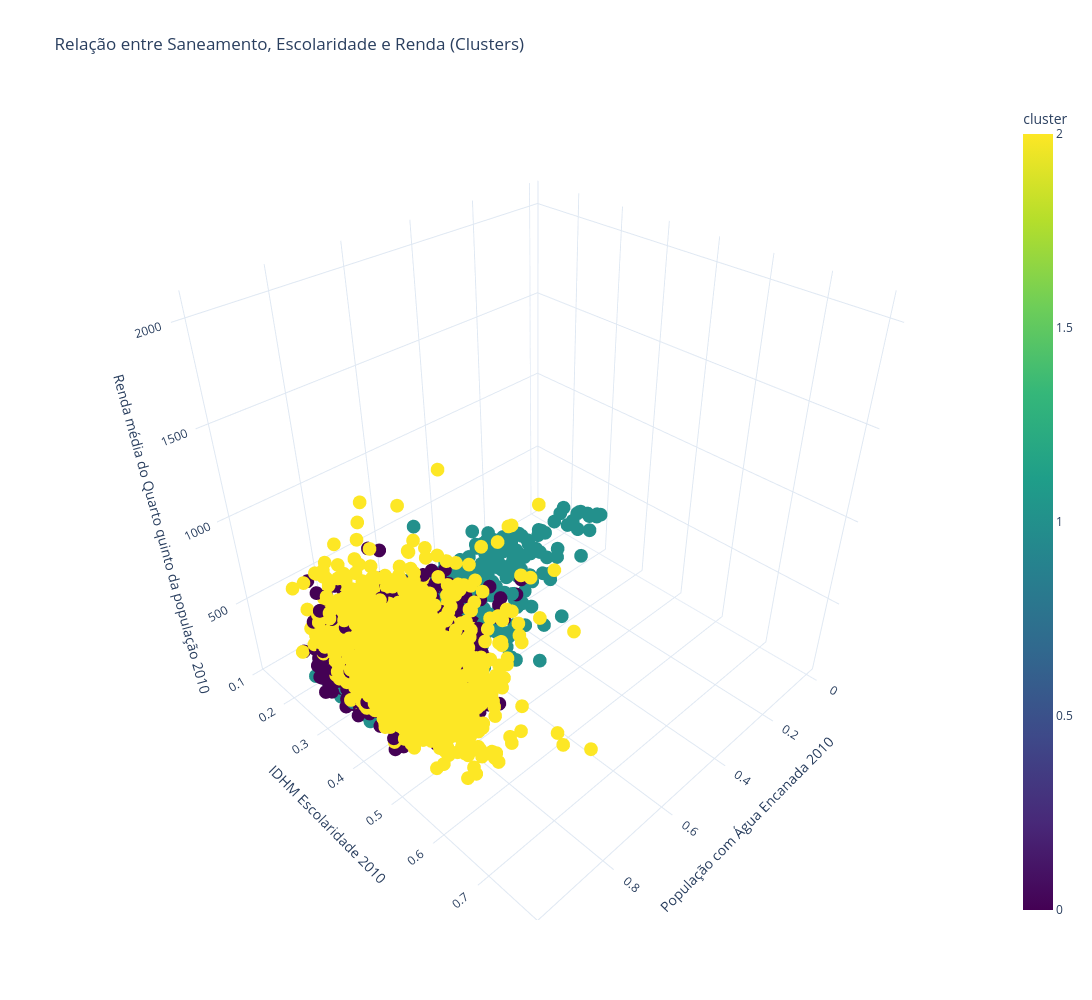

Notebook source saved alongside this figure:
### Code cell
#%% Gráfico 3D interativo com Plotly
fig = px.scatter_3d(
    df, 
    x='pop_agua_encanada_2010',  # Saneamento
    y='idhm_escolaridade_2010',   # Escolaridade
    z='renda_media_4quinto_2010',          # Renda
    color='cluster',              
    hover_name='municipio',       
    labels={
        'pop_agua_encanada_2010': 'População com Água Encanada 2010',
        'idhm_escolaridade_2010': 'IDHM Escolaridade 2010',
        'renda_media_4quinto_2010': 'Renda média do Quarto quinto da população 2010'
    },
    title='Relação entre Saneamento, Escolaridade e Renda (Clusters)',
    color_continuous_scale='Viridis',  
    template='plotly_white',  
    height=1000,  
    width=1500   
)

fig.show()

### Figure 1 — Plotly figure (JSON) as saved in the notebook; plotly's stock layout.template omitted (floating-point values rounded to 4 significant figures; data arrays with more than 128 entries replaced by an {"elided": "..."} marker saying what was removed)
{"data": [{"hovertemplate": "<b>%{hovertext}</b><br><br>População com Água Encanada 2010=%{x}<br>IDHM Escolaridade 2010=%{y}<br>Renda média do Quarto quinto da população 2010=%{z}<br>cluster=%{marker.color}<extra></extra>", "hovertext": {"elided": "5556 str values"}, "legendgroup": "", "marker": {"color": {"elided": "5556 int values"}, "coloraxis": "coloraxis", "symbol": "circle"}, "mode": "markers", "name": "", "scene": "scene", "showlegend": false, "type": "scatter3d", "x": {"elided": "5556 float values"}, "y": {"elided": "5556 float values"}, "z": {"elided": "5556 float values"}}], "layout": {"coloraxis": {"colorbar": {"title": {"text": "cluster"}}, "colorscale": [[0, "#440154"], [0.1111, "#482878"], [0.2222, "#3e4989"], [0.3333, "#31688e"], [0.4444, "#26828e"], [0.5556, "#1f9e89"], [0.6667, "#35b779"], [0.7778, "#6ece58"], [0.8889, "#b5de2b"], [1, "#fde725"]]}, "height": 1000, "legend": {"tracegroupgap": 0}, "scene": {"domain": {"x": [0, 1], "y": [0, 1]}, "xaxis": {"title": {"text": "População com Água Encanada 2010"}}, "yaxis": {"title": {"text": "IDHM Escolaridade 2010"}}, "zaxis": {"title": {"text": "Renda média do Quarto quinto da população 2010"}}}, "title": {"text": "Relação entre Saneamento, Escolaridade e Renda (Clusters)"}, "width": 1500}}
